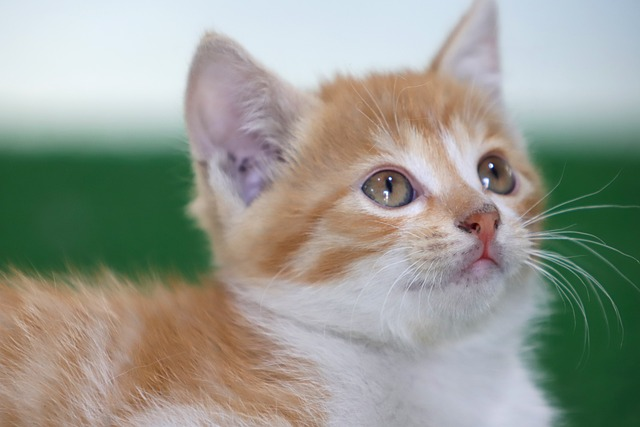
#> input picture img.jpg, 640 x 427 px
$ jupyter execute 09_Image_Rotation.ipynb
#> lines starting #> are read from the running program, lines starting #| are printed output that depends on the picture
# 이미지 회전

## 시계방향 90도 회전

cv2.rotate(이미지 변수명,cv2.ROTATE_90_CLOCKWISE)

[cell 1]
import cv2

img=cv2.imread('img.jpg')
#> img is the input picture: shape (427, 640, 3); mean B, G, R 145.2, 155.2, 151.9

rotate_90=cv2.rotate(img,cv2.ROTATE_90_CLOCKWISE) # 시계 방향으로 90도 회전
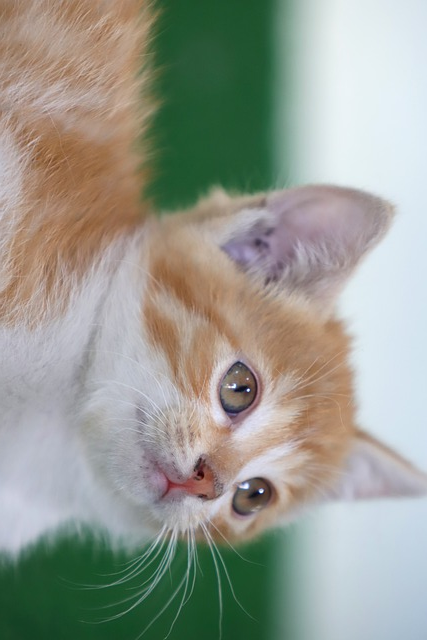
#> rotate_90: shape (640, 427, 3); mean B, G, R 145.2, 155.2, 151.9
cv2.imshow('img',img)
cv2.imshow('rotate',rotate_90)

cv2.waitKey(0) # 지정된 시간동안 사용자 키 입력 대기 // waitKey()에 숫자를 입력하면 그 시간(단위는 밀리초) 동안 창이 열려 있다가 자동으로 닫힘
cv2.destroyAllWindows() # 모든 창 닫기

## 180도 회전

cv2.rotate(이미지 변수명,cv2.ROTATE_180)

[cell 2]
import cv2

img=cv2.imread('img.jpg')

rotate_180=cv2.rotate(img,cv2.ROTATE_180) # 180도 회전
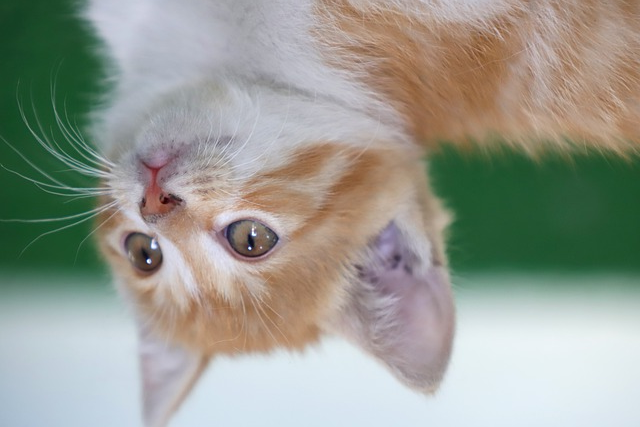
#> rotate_180: shape (427, 640, 3); mean B, G, R 145.2, 155.2, 151.9
cv2.imshow('img',img)
cv2.imshow('rotate',rotate_180)

cv2.waitKey(0) # 지정된 시간동안 사용자 키 입력 대기 // waitKey()에 숫자를 입력하면 그 시간(단위는 밀리초) 동안 창이 열려 있다가 자동으로 닫힘
cv2.destroyAllWindows() # 모든 창 닫기

## 반시계 방향 90도 회전

cv2.rotate(이미지 변수명,cv2.ROTATE_90_COUNTERCLOCKWISE)

[cell 3]
import cv2

img=cv2.imread('img.jpg')

rotate_270=cv2.rotate(img,cv2.ROTATE_90_COUNTERCLOCKWISE) # 반시계 방향으로 90도 회전
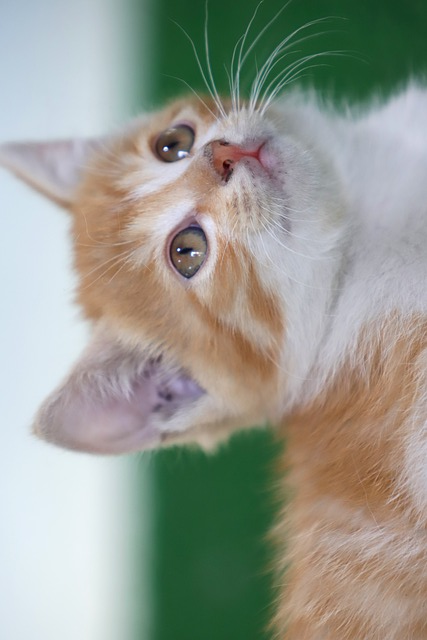
#> rotate_270: shape (640, 427, 3); mean B, G, R 145.2, 155.2, 151.9
cv2.imshow('img',img)
cv2.imshow('rotate',rotate_270)

cv2.waitKey(0) # 지정된 시간동안 사용자 키 입력 대기 // waitKey()에 숫자를 입력하면 그 시간(단위는 밀리초) 동안 창이 열려 있다가 자동으로 닫힘
cv2.destroyAllWindows() # 모든 창 닫기

$ run again, with newspaper.jpg copied over img.jpg
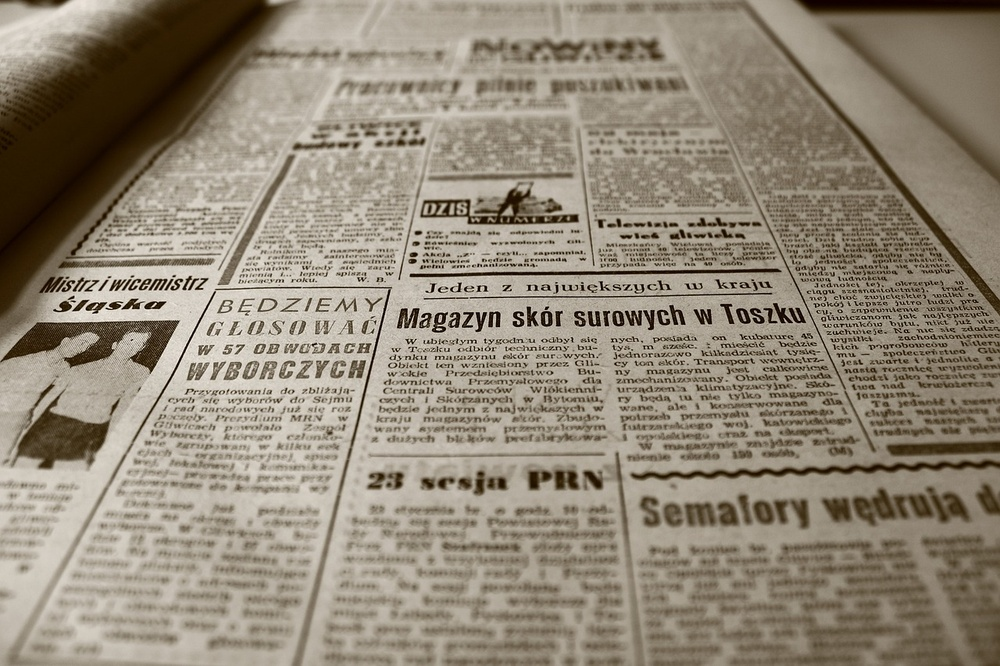
#> input picture newspaper.jpg, 1000 x 666 px, shrunk from 1280 x 853 before the run
#> img is the input picture: shape (666, 1000, 3); mean B, G, R 118.6, 135.2, 145.4
#> `rotate_180=cv2.rotate(img,cv2.ROTATE_180)`:
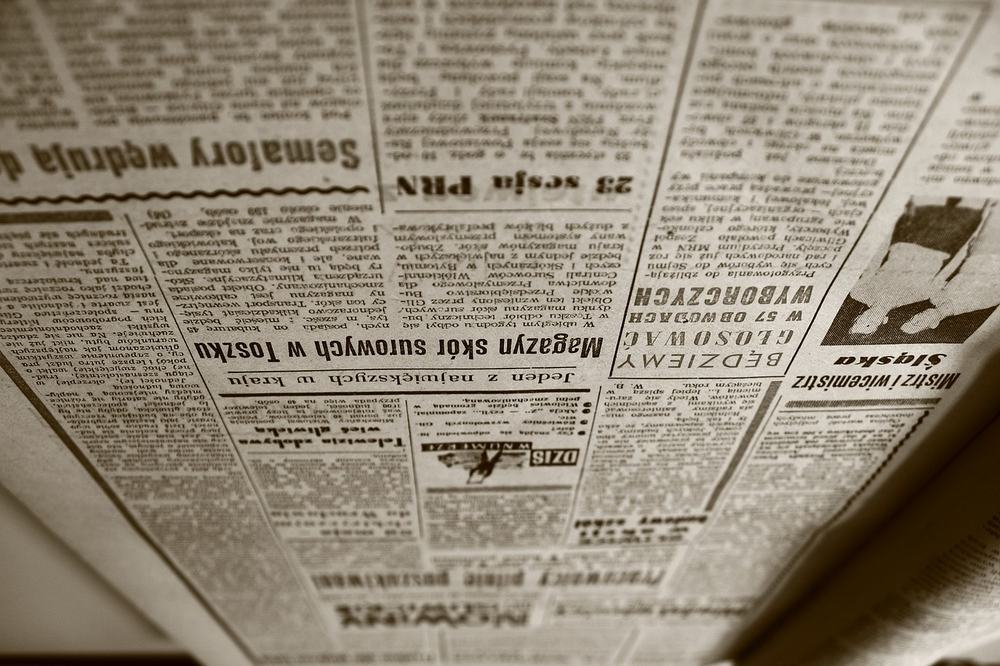
#> rotate_180: shape (666, 1000, 3); mean B, G, R 118.6, 135.2, 145.4
#> `rotate_270=cv2.rotate(img,cv2.ROTATE_90_COUNTERCLOCKWISE)`:
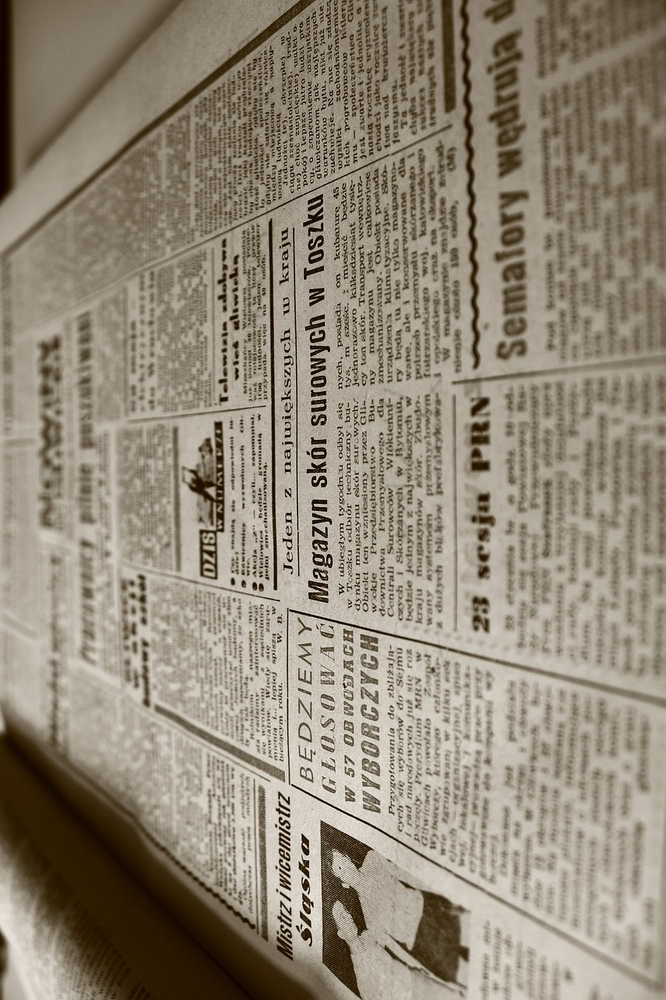
#> rotate_270: shape (1000, 666, 3); mean B, G, R 118.6, 135.2, 145.4
